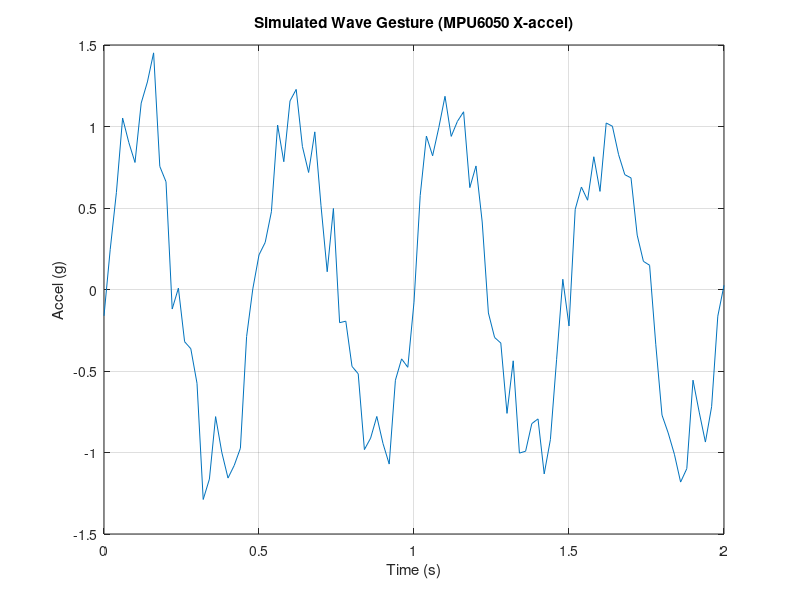

Write the MATLAB code that produced this figure. (Note: this script raises an error after producing the figure.)
% === GESTURE-TO-SPEECH DEMO (Complete + Voice Output) ===
clear; close all; clc;

% 1. SIMULATE GESTURE (MPU6050-like)
Fs = 50; t = 0:1/Fs:2;
gesture_wave = sin(2*pi*2*t) + 0.2*randn(size(t));
figure(1); plot(t, gesture_wave); 
title('Simulated Wave Gesture (MPU6050 X-accel)'); 
xlabel('Time (s)'); ylabel('Accel (g)'); grid on;

% 2. CLASSIFY GESTURE
energy = sum(gesture_wave.^2);
if energy > 5
    detected_gesture = 'wave'; word = 'What??';
else
    detected_gesture = 'idle'; word = '';
end
fprintf('Detected: %s → "%s"\n', detected_gesture, word);

% 3. TEXT-TO-SPEECH (Windows Native - NO TOOLBOX NEEDED)
if ~isempty(word)
    % Add Windows Speech Assembly
    NET.addAssembly('System.Speech');
    
    % Create speech synthesizer
    obj = System.Speech.Synthesis.SpeechSynthesizer;
    obj.Volume = 100;      % 0-100
    obj.Rate = 0;          % -10 to +10
    
    % SPEAK "hi" - YOU WILL HEAR IT!
    Speak(obj, word);
    fprintf('✅ SPEAKING: %s\n', word);
    
    % ALSO generate FSK for demo
    fc1 = 1200; fc2 = 2200; Fs_audio = 8000; duration_bit = 0.02;
    word_ascii = uint8(word);  
    word_bits = dec2bin(word_ascii, 8) - '0'; 
    word_bits = word_bits(:)';  
    
    fsk_sig = [];
    for bit = word_bits
        t_bit = 0:1/Fs_audio:duration_bit-1/Fs_audio;
        if bit == 1
            fsk_sig = [fsk_sig, sin(2*pi*fc1*t_bit)];  
        else
            fsk_sig = [fsk_sig, sin(2*pi*fc2*t_bit)];  
        end
    end
    
    % FSK Visualization
    figure(2); 
    subplot(2,1,1); plot((0:length(fsk_sig)-1)/Fs_audio, fsk_sig); 
    title('FSK Signal Time Domain ("hi")'); xlabel('Time (s)'); grid on;
    subplot(2,1,2); spectrogram(fsk_sig,128,120,256,Fs_audio,'yaxis');
    title('FSK Spectrum');
    
    % Play FSK tones too (optional)
    sound(fsk_sig, Fs_audio);
    
else
    fprintf('❌ No gesture detected\n');
end
